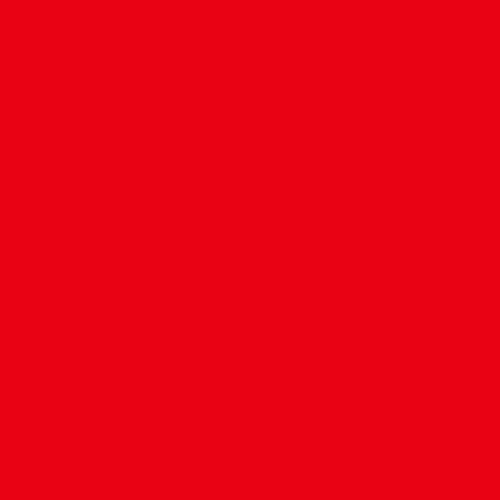
Frame 1 (no input)
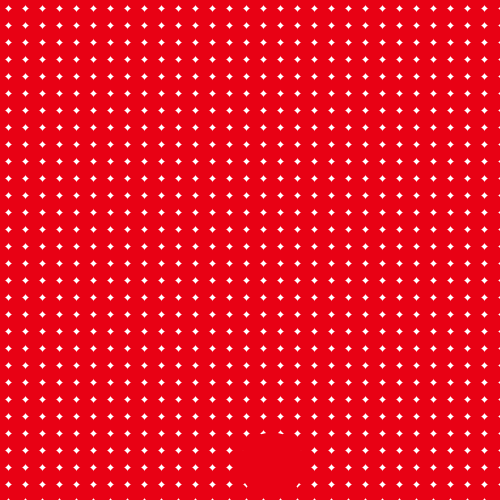
Frame 60 (the mouse pressed at the canvas centre just before this capture)
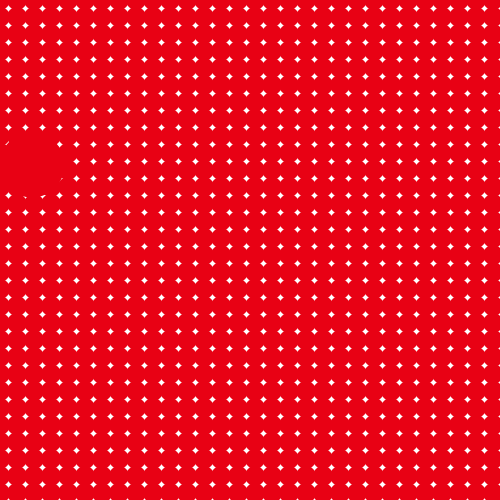
Frame 120 (the mouse held since frame 60 and released just before this capture)

The Processing sketch that drew these frames (run headless with seeded random() and noise(); from frame 60 on, the mouse is pressed at the canvas centre):

// Processing sketch: s05t02Pax
// ── s05t02Pax.pde
//UDD - Expresion Digital II
//s05t01PascualaSylleros
/*
Reescribir la tareas s05e01; hacer que la pelota rebote a traves 
 del canvas y hacer uso de for para separar los puntos del fondo
 */
//variables de colores
color cn, cb, cr, ct;//color negro, blanco,rojo y turqueza cm vairable de color
int z;
//variables de posicion inicial del elipse y de desplazamiento en cada frame
float circleX, circleY, moveX, moveY;

void setup() {
  size(500, 500); 

  //colores
  cn = color(0); // negro
  cb = color(255); // blanco
  cr = color(232, 1, 20); // rojo
  ct = color(6, 255, 192); //turqueza
  z = 4;
  //inicializacion de posicion y movimiento
  circleX = width; 
  circleY = height/2;
  moveX = 4; 
  moveY = 5;
}

void draw() {
  background(cb);

  //posicion y tamaño de la elipse
  ellipse(circleX, circleY, 65, 65); 
  // variable de movimiento 
  circleX = circleX + moveX; 
  circleY = circleY + moveY; 




  // si circleX es mayor, cambia su direccion, fill rojo, stroke turqueza de 5
  if (circleX > width) { 
    moveX = -moveX; 
    fill(cr); 
    stroke(ct);
    strokeWeight(5); 
    z += 5;
  }
  //si circleY es mayor,cambia de dirección, fill negro, stroke turqueza de 40
  if (circleY > height) { 
    moveY = -moveY; 
    fill(cn);
    stroke(ct); 
    strokeWeight(40); 
    z += 8;
  }
  //si circleX es menor cambia de direccion, fill rojo y sroke negro de 15
  if (circleX < 0) {
    moveX = -moveX; 
    fill(cr); 
    stroke(cn); 
    strokeWeight(15); 
    z += 3;
  }
  //si circleY es menor cambia de direccion, fill blanco y stroke turqueza de 60
  if (circleY < 0) { 
    moveY = -moveY; 
    fill(cb); 
    stroke(ct); 
    strokeWeight(60);
    z += 1;
  }
  //for que por cada rebote de la pelota el valor de i o j va sumando el valor de la variable z
  for (int i = 0; i <= width; i += z) {
    for (int j = 0; j <= height; j += z) {
      ellipse(i, j, 20, 20);
      fill(cr);
      noStroke();
    }
  }
}

/*
errores
 0 run
 0 programa
 12 sintaxis:
   1 inicialización solamente del elemento y no de funciones
     de color, éstas últimas las usaste en cada if y se reescriben
     el objetivo de la tarea era precisamente ese cambio de sintaxis.
     
   2 inicialización de velocidad
   circleX = circleX + moveX;
   circleX += moveX;
   
   4 cambio de valor en velocidad
   moveX = -moveX;
   moveX *= -1;
   
   4 en if: reescribes funciones y no asigana valores
   fill(cr); 
   stroke(ct);
   strokeWeight(5);
   Debes usar una nueva variable para cada función
   cr = cr1; por ejemplo
   
   1 for loop: dibujas y luego pintas por eso
   el primer elemento no tiene los valores que quieres
   ellipse(i, j, 20, 20);
   fill(cr);
   noStroke();
   
   fill(cr);
   noStroke();
   ellipse(i, j, 20, 20);
 
 0 código:
 1 comentario: descripción en bloque de comentario
 0 variables:
 4 ortografía: espacios 
 0 notación: 
 0 github: no hay commit por problema con archivo de Laura 
 */
